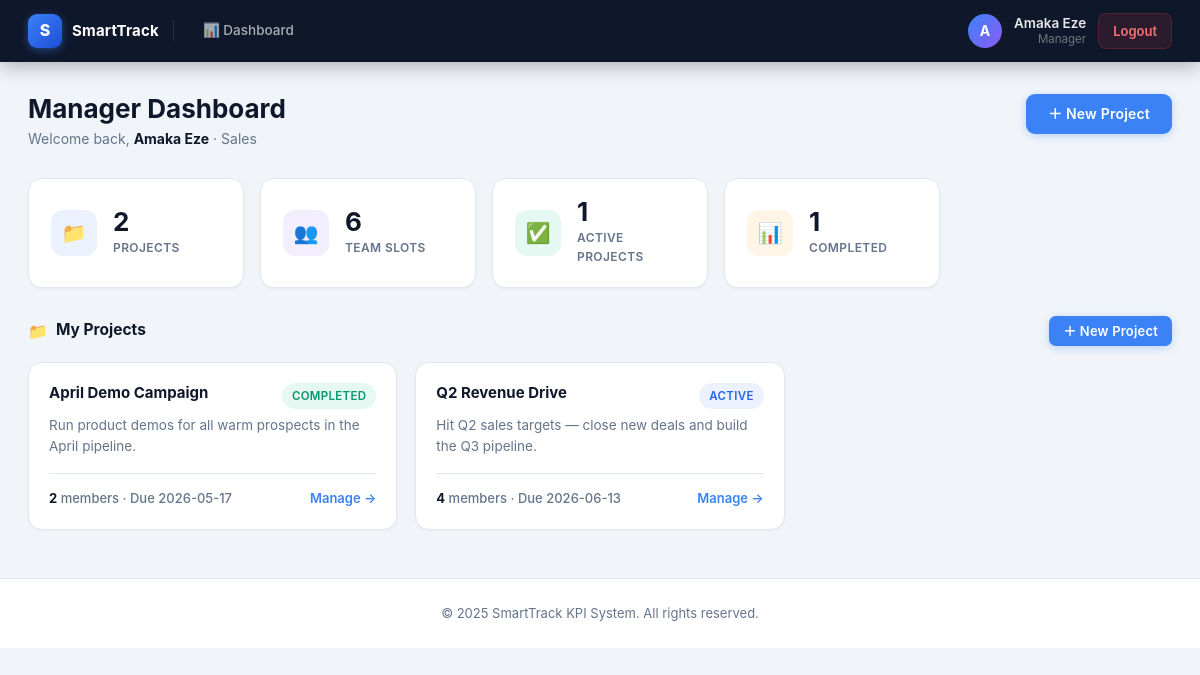
/manager/dashboard (signed in), run on an earlier commit of the app's database.
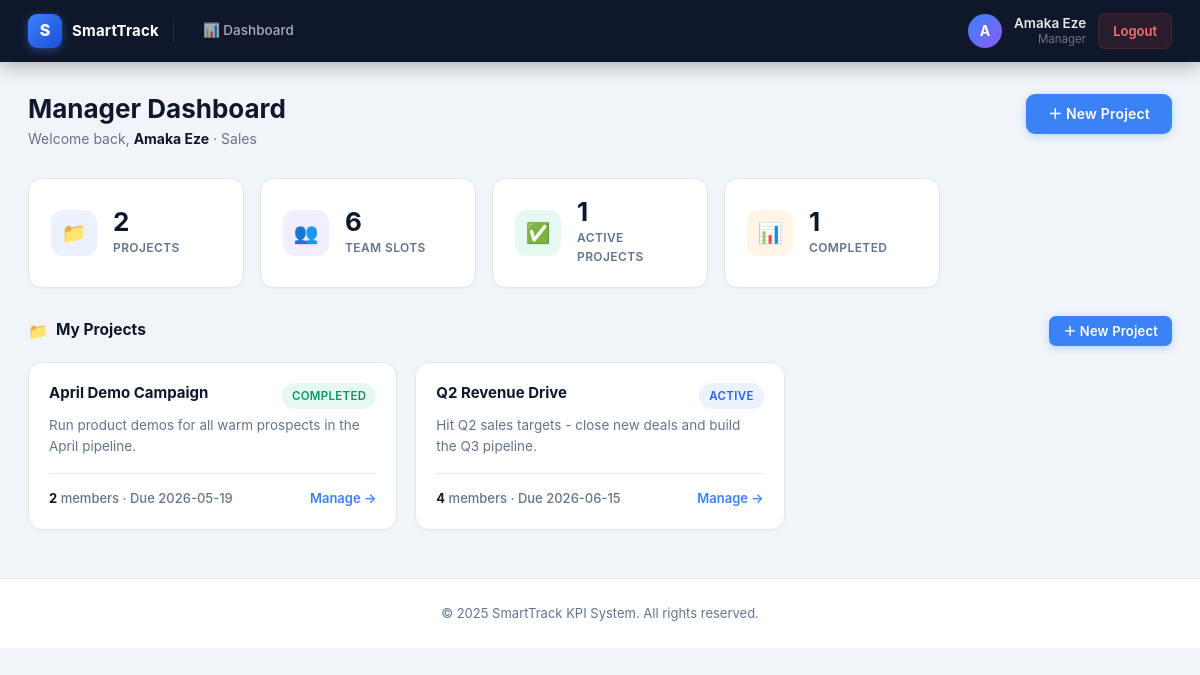
And on a later commit of the database.
### tables this page shows
CREATE TABLE projects (
            id            INTEGER PRIMARY KEY AUTOINCREMENT,
            name          TEXT NOT NULL,
            description   TEXT,
            start_date    TEXT NOT NULL,
            end_date      TEXT NOT NULL,
            status        TEXT NOT NULL DEFAULT 'active'
                              CHECK(status IN ('active','completed','archived')),
            created_by    INTEGER REFERENCES users(id),
            department_id INTEGER REFERENCES departments(id),
            company_id    INTEGER NOT NULL REFERENCES companies(id),
            created_at    TEXT DEFAULT (datetime('now'))
        );

### app.py (the view)
@app.get("/manager/dashboard", response_class=HTMLResponse)
def mgr_dashboard(request: Request):
    user = require_role(request, "manager")
    conn = get_conn()
    projects = conn.execute(
        "SELECT p.*, "
        "(SELECT COUNT(*) FROM project_members WHERE project_id=p.id) as member_count, "
        "(SELECT COUNT(*) FROM kpis WHERE project_id=p.id) as kpi_count "
        "FROM projects p WHERE p.department_id=? "
        "ORDER BY p.end_date",
        (user["department_id"],)
    ).fetchall()
    conn.close()
    return templates.TemplateResponse("manager.html",
                                      {"request": request, "user": user, "projects": projects})

### templates/manager.html (shortened to what this page needs)
{% extends "base.html" %}
{% block content %}
{% set ns = namespace(total_members=0) %}
{% for p in projects %}
    {% set ns.total_members = ns.total_members + p['member_count'] %}
{% endfor %}
<div class="page-header">
    <div>
        <h1 class="page-header-title">Manager Dashboard</h1>
        <p class="page-header-subtitle">Welcome back, <strong>{{ user['full_name'] }}</strong>
            {% if user['dept_name'] %} · {{ user['dept_name'] }}{% endif %}
        </p>
    </div>
    <div class="page-header-actions">
        <a href="/manager/project/new"><button>＋ New Project</button></a>
    </div>
</div>
<div class="stats-grid">
    <div class="stat-card">
        <div class="stat-icon si-blue">📁</div>
        <div>
            <div class="stat-value">{{ projects | length }}</div>
            <div class="stat-label">Projects</div>
        </div>
    </div>
    <div class="stat-card">
        <div class="stat-icon si-purple">👥</div>
        <div>
            <div class="stat-value">{{ ns.total_members }}</div>
            <div class="stat-label">Team Slots</div>
        </div>
    </div>
    <div class="stat-card">
        <div class="stat-icon si-green">✅</div>
        <div>
            {% set active_count = projects | selectattr('status', 'equalto', 'active') | list | length %}
            <div class="stat-value">{{ active_count }}</div>
            <div class="stat-label">Active Projects</div>
        </div>
    </div>
    <div class="stat-card">
        <div class="stat-icon si-amber">📊</div>
        <div>
            {% set done_count = projects | selectattr('status', 'equalto', 'completed') | list | length %}
            <div class="stat-value">{{ done_count }}</div>
            <div class="stat-label">Completed</div>
        </div>
    </div>
</div>
<div class="section-header">
    <h2 class="section-title"><span class="section-icon">📁</span> My Projects</h2>
    <a href="/manager/project/new" class="btn btn-sm">＋ New Project</a>
</div>
{% if projects %}
<div class="project-grid">
    {% for project in projects %}
    <a class="project-card" href="/manager/project/{{ project['id'] }}">
        <div class="project-card-top">
            <h3 class="project-card-name">{{ project['name'] }}</h3>
            <span class="badge {{ 'badge-success' if project['status'] == 'completed' else 'badge-primary' }}">
                {{ project['status'] | title }}
            </span>
        </div>
        <p class="project-card-desc">{{ project['description'] or 'No description provided.' }}</p>
        <div class="project-card-footer">
            <span class="project-meta">
                <strong>{{ project['member_count'] }}</strong> member{{ 's' if project['member_count'] != 1 }}
                · Due {{ project['end_date'] }}
            </span>
            <span class="project-arrow">Manage →</span>
        </div>
    </a>
    {% endfor %}
</div>
{% else %}
<div class="empty-state">
    <span class="empty-icon">📋</span>
    <h4>No projects yet</h4>
    <p>Create your first project to start assigning KPIs to your team.</p>
</div>
{% endif %}
{% endblock %}

What changed in the data, as far as the page shows it:
changed projects "April Demo Campaign": end_date "2026-05-17" → "2026-05-19"
changed projects "Q2 Revenue Drive": description "Hit Q2 sales targets — close new deals and build the Q3 pipeline." → "Hit Q2 sales targets - close new deals and build the Q3 pipeline."; end_date "2026-06-13" → "2026-06-15"
